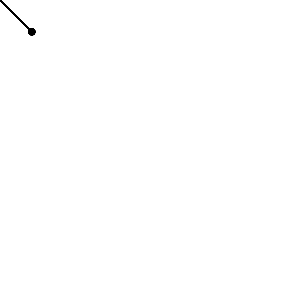
Frame 1 (no input)
Frame 60 (the mouse pressed at the canvas centre just before this capture): identical to frame 1, image omitted
Frame 120 (the mouse held since frame 60 and released just before this capture): identical to frame 1, image omitted

The Processing sketch that drew this single still picture (run headless with seeded random() and noise(); from frame 60 on, the mouse is pressed at the canvas centre):

// Processing sketch: hofmann_no_5
// ── hofmann_no_5.pde
/*
 Series of computational abstractions of artefacts depicted
 in Armin Hofmann's "Methodik Der Form - Und Bildgestaltung"
 
 No.5 The Line (From the book - figure 193)
 
 Ricardo Sacadura (2024)
 */

float __x1 = 0; //min:20 max:280
float __x2 = 0; //min:20 max:280
float __x3 = 0; //min:20 max:280
float __x4 = 0; //min:20 max:280
float __x5 = 0; //min:20 max:280
float __x6 = 0; //min:20 max:280
float __x7 = 0; //min:20 max:280
float __x8 = 0; //min:20 max:280
float __x9 = 0; //min:20 max:280
float __x10 = 0; //min:20 max:280
float __x11 = 0; //min:20 max:280
float __x12 = 0; //min:20 max:280
float __x13 = 0; //min:20 max:280
float __x14 = 0; //min:20 max:280
float __x15 = 0; //min:20 max:280
float __x16 = 0; //min:20 max:280
float __x17 = 0; //min:20 max:280
float __x18 = 0; //min:20 max:280
float __x19 = 0; //min:20 max:280
float __x20 = 0; //min:20 max:280

float __y1 = 0; //min:20 max:280
float __y2 = 0; //min:20 max:280
float __y3 = 0; //min:20 max:280
float __y4 = 0; //min:20 max:280
float __y5 = 0; //min:20 max:280
float __y6 = 0; //min:20 max:280
float __y7 = 0; //min:20 max:280
float __y8 = 0; //min:20 max:280
float __y9 = 0; //min:20 max:280
float __y10 = 0; //min:20 max:280
float __y11 = 0; //min:20 max:280
float __y12 = 0; //min:20 max:280
float __y13 = 0; //min:20 max:280
float __y14 = 0; //min:20 max:280
float __y15 = 0; //min:20 max:280
float __y16 = 0; //min:20 max:280
float __y17 = 0; //min:20 max:280
float __y18 = 0; //min:20 max:280
float __y19 = 0; //min:20 max:280
float __y20 = 0; //min:20 max:280


float __a1 = 45; //min:0 max:360
float __a2 = 45; //min:0 max:360
float __a3 = 45; //min:0 max:360
float __a4 = 45; //min:0 max:360
float __a5 = 45; //min:0 max:360
float __a6 = 45; //min:0 max:360
float __a7 = 45; //min:0 max:360
float __a8 = 45; //min:0 max:360
float __a9 = 45; //min:0 max:360
float __a10 = 45; //min:0 max:360
float __a11 = 45; //min:0 max:360
float __a12 = 45; //min:0 max:360
float __a13 = 45; //min:0 max:360
float __a14 = 45; //min:0 max:360
float __a15 = 45; //min:0 max:360
float __a16 = 45; //min:0 max:360
float __a17 = 45; //min:0 max:360
float __a18 = 45; //min:0 max:360
float __a19 = 45; //min:0 max:360
float __a20 = 45; //min:0 max:360




void setup() {
  size(300, 300);
  rectMode(CENTER);
  noStroke();
}

void draw() {
  background(255);
  fill(0);

  //drawNeedle(width/2, height/2, 90);
  drawNeedle(__x1, __y1, __a1);
  drawNeedle(__x2, __y2, __a2);
  drawNeedle(__x3, __y3, __a3);
  drawNeedle(__x4, __y4, __a4);
  drawNeedle(__x5, __y5, __a5);
  drawNeedle(__x6, __y6, __a6);
  drawNeedle(__x7, __y7, __a7);
  drawNeedle(__x8, __y8, __a8);
  drawNeedle(__x9, __y9, __a9);
  drawNeedle(__x10, __y10, __a10);
  drawNeedle(__x11, __y11, __a11);
  drawNeedle(__x12, __y12, __a12);
  drawNeedle(__x13, __y13, __a13);
  drawNeedle(__x14, __y14, __a14);
  drawNeedle(__x15, __y15, __a15);
  drawNeedle(__x16, __y16, __a16);
  drawNeedle(__x17, __y17, __a17);
  drawNeedle(__x18, __y18, __a18);
  drawNeedle(__x19, __y19, __a19);
  drawNeedle(__x20, __y20, __a20);
}

void drawNeedle(float x, float y, float ang) {
  pushMatrix();
  translate(x, y);
  rotate(radians(ang));
  rect(0, 0, 90, 1);
  ellipse(45, 0, 7, 7);
  popMatrix();
  ellipseMode(CENTER);
}
